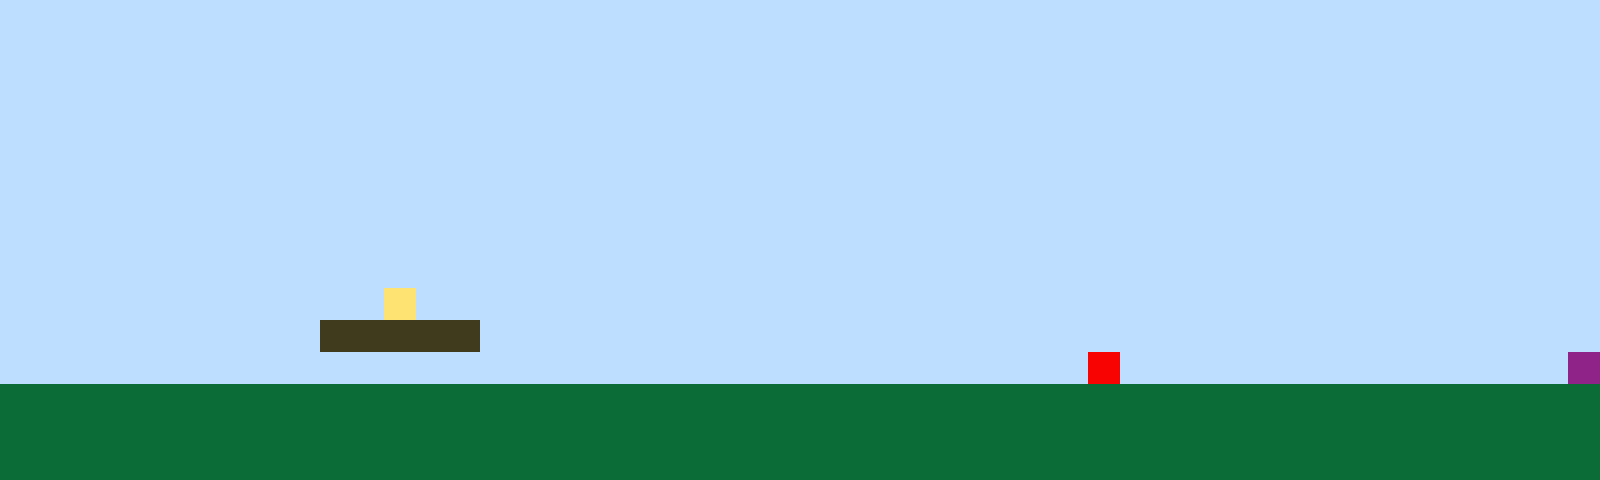

Tiled map render using the project's own tile images. Description and the whole map definition, tile-layer contents included, below:
An orthogonal 50x15 tile map with 32x32 px tiles, 1 tile layer (Tile Layer 1).

<map version="1.10" tiledversion="1.11.2" orientation="orthogonal" renderorder="right-up" width="50" height="15" tilewidth="32" tileheight="32" infinite="0" nextlayerid="2" nextobjectid="1"><editorsettings><export target="map1.csv" format="csv" /></editorsettings><tileset firstgid="1" name="sprites" tilewidth="32" tileheight="32" tilecount="6" columns="3"><image source="sprites.png" width="96" height="64" /></tileset><layer id="1" name="Tile Layer 1" width="50" height="15"><data encoding="csv">1,1,1,1,1,1,1,1,1,1,1,1,1,1,1,1,1,1,1,1,1,1,1,1,1,1,1,1,1,1,1,1,1,1,1,1,1,1,1,1,1,1,1,1,1,1,1,1,1,1,1,1,1,1,1,1,1,1,1,1,1,1,1,1,1,1,1,1,1,1,1,1,1,1,1,1,1,1,1,1,1,1,1,1,1,1,1,1,1,1,1,1,1,1,1,1,1,1,1,1,1,1,1,1,1,1,1,1,1,1,1,1,1,1,1,1,1,1,1,1,1,1,1,1,1,1,1,1,1,1,1,1,1,1,1,1,1,1,1,1,1,1,1,1,1,1,1,1,1,1,1,1,1,1,1,1,1,1,1,1,1,1,1,1,1,1,1,1,1,1,1,1,1,1,1,1,1,1,1,1,1,1,1,1,1,1,1,1,1,1,1,1,1,1,1,1,1,1,1,1,1,1,1,1,1,1,1,1,1,1,1,1,1,1,1,1,1,1,1,1,1,1,1,1,1,1,1,1,1,1,1,1,1,1,1,1,1,1,1,1,1,1,1,1,1,1,1,1,1,1,1,1,1,1,1,1,1,1,1,1,1,1,1,1,1,1,1,1,1,1,1,1,1,1,1,1,1,1,1,1,1,1,1,1,1,1,1,1,1,1,1,1,1,1,1,1,1,1,1,1,1,1,1,1,1,1,1,1,1,1,1,1,1,1,1,1,1,1,1,1,1,1,1,1,1,1,1,1,1,1,1,1,1,1,1,1,1,1,1,1,1,1,1,1,1,1,1,1,1,1,1,1,1,1,1,1,1,1,1,1,1,1,1,1,1,1,1,1,1,1,1,1,1,1,1,1,1,1,1,1,1,1,1,1,1,1,1,1,1,1,1,1,1,1,1,1,1,1,1,1,1,1,1,1,1,1,1,1,1,1,1,1,1,1,1,1,1,1,1,1,1,1,1,1,1,1,1,1,1,1,1,1,1,1,1,1,1,1,1,1,1,1,1,1,1,1,1,1,1,1,1,1,1,1,1,1,1,1,1,1,1,1,4,1,1,1,1,1,1,1,1,1,1,1,1,1,1,1,1,1,1,1,1,1,1,1,1,1,1,1,1,1,1,1,1,1,1,1,1,1,1,1,1,1,1,1,1,1,1,1,3,3,3,3,3,1,1,1,1,1,1,1,1,1,1,1,1,1,1,1,1,1,1,1,1,1,1,1,1,1,1,1,1,1,1,1,1,1,1,1,1,1,1,1,1,1,1,1,1,1,1,1,1,1,1,1,1,1,1,1,1,1,1,1,1,1,1,1,1,1,1,1,1,1,5,1,1,1,1,1,1,1,1,1,1,1,1,1,1,6,2,2,2,2,2,2,2,2,2,2,2,2,2,2,2,2,2,2,2,2,2,2,2,2,2,2,2,2,2,2,2,2,2,2,2,2,2,2,2,2,2,2,2,2,2,2,2,2,2,2,2,2,2,2,2,2,2,2,2,2,2,2,2,2,2,2,2,2,2,2,2,2,2,2,2,2,2,2,2,2,2,2,2,2,2,2,2,2,2,2,2,2,2,2,2,2,2,2,2,2,2,2,2,2,2,2,2,2,2,2,2,2,2,2,2,2,2,2,2,2,2,2,2,2,2,2,2,2,2,2,2,2,2,2,2,2,2,2,2,2,2,2,2,2,2,2,2,2,2,2</data></layer></map>
